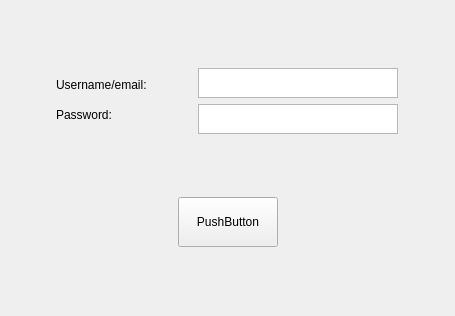
<?xml version="1.0" encoding="UTF-8"?>
<ui version="4.0">
 <class>Login</class>
 <widget class="QWidget" name="Login">
  <property name="geometry">
   <rect>
    <x>0</x>
    <y>0</y>
    <width>455</width>
    <height>316</height>
   </rect>
  </property>
  <property name="windowTitle">
   <string>Form</string>
  </property>
  <layout class="QVBoxLayout" name="verticalLayout_3">
   <item>
    <layout class="QHBoxLayout" name="horizontalLayout">
     <item>
      <layout class="QVBoxLayout" name="verticalLayout_2">
       <item>
        <widget class="QLabel" name="userName_label">
         <property name="sizePolicy">
          <sizepolicy hsizetype="Fixed" vsizetype="Fixed">
           <horstretch>0</horstretch>
           <verstretch>0</verstretch>
          </sizepolicy>
         </property>
         <property name="text">
          <string>Username/email:</string>
         </property>
        </widget>
       </item>
       <item>
        <widget class="QLabel" name="password_label">
         <property name="sizePolicy">
          <sizepolicy hsizetype="Fixed" vsizetype="Fixed">
           <horstretch>0</horstretch>
           <verstretch>0</verstretch>
          </sizepolicy>
         </property>
         <property name="baseSize">
          <size>
           <width>100</width>
           <height>3</height>
          </size>
         </property>
         <property name="text">
          <string>Password:</string>
         </property>
        </widget>
       </item>
      </layout>
     </item>
     <item>
      <layout class="QVBoxLayout" name="verticalLayout">
       <item>
        <widget class="QTextEdit" name="userName_textEdit">
         <property name="sizePolicy">
          <sizepolicy hsizetype="Preferred" vsizetype="Preferred">
           <horstretch>0</horstretch>
           <verstretch>0</verstretch>
          </sizepolicy>
         </property>
         <property name="maximumSize">
          <size>
           <width>200</width>
           <height>30</height>
          </size>
         </property>
         <property name="baseSize">
          <size>
           <width>100</width>
           <height>3</height>
          </size>
         </property>
        </widget>
       </item>
       <item>
        <widget class="QTextEdit" name="password_texEdit">
         <property name="sizePolicy">
          <sizepolicy hsizetype="Preferred" vsizetype="Preferred">
           <horstretch>0</horstretch>
           <verstretch>0</verstretch>
          </sizepolicy>
         </property>
         <property name="maximumSize">
          <size>
           <width>200</width>
           <height>30</height>
          </size>
         </property>
         <property name="baseSize">
          <size>
           <width>100</width>
           <height>3</height>
          </size>
         </property>
        </widget>
       </item>
      </layout>
     </item>
    </layout>
   </item>
   <item>
    <layout class="QHBoxLayout" name="horizontalLayout_2">
     <item>
      <spacer name="horizontalSpacer_2">
       <property name="sizePolicy">
        <sizepolicy hsizetype="Fixed" vsizetype="Minimum">
         <horstretch>0</horstretch>
         <verstretch>0</verstretch>
        </sizepolicy>
       </property>
       <property name="orientation">
        <enum>Qt::Horizontal</enum>
       </property>
       <property name="sizeHint" stdset="0">
        <size>
         <width>40</width>
         <height>20</height>
        </size>
       </property>
      </spacer>
     </item>
     <item>
      <widget class="QPushButton" name="pushButton">
       <property name="sizePolicy">
        <sizepolicy hsizetype="Fixed" vsizetype="Fixed">
         <horstretch>0</horstretch>
         <verstretch>0</verstretch>
        </sizepolicy>
       </property>
       <property name="minimumSize">
        <size>
         <width>100</width>
         <height>50</height>
        </size>
       </property>
       <property name="text">
        <string>PushButton</string>
       </property>
      </widget>
     </item>
     <item>
      <spacer name="horizontalSpacer">
       <property name="sizePolicy">
        <sizepolicy hsizetype="Fixed" vsizetype="Minimum">
         <horstretch>0</horstretch>
         <verstretch>0</verstretch>
        </sizepolicy>
       </property>
       <property name="orientation">
        <enum>Qt::Horizontal</enum>
       </property>
       <property name="sizeHint" stdset="0">
        <size>
         <width>40</width>
         <height>20</height>
        </size>
       </property>
      </spacer>
     </item>
    </layout>
   </item>
  </layout>
 </widget>
 <resources/>
 <connections/>
</ui>
